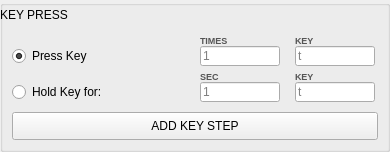
    <widget class="QGroupBox" name="advancedKeyGroup">
      <property name="geometry">
       <rect>
        <x>410</x>
        <y>668</y>
        <width>390</width>
        <height>152</height>
       </rect>
      </property>
      <property name="visible">
       <bool>false</bool>
      </property>
      <property name="title">
       <string/>
      </property>
      <widget class="QLabel" name="keyHeaderLabel">
       <property name="geometry">
        <rect>
         <x>0</x>
         <y>0</y>
         <width>390</width>
         <height>30</height>
        </rect>
       </property>
       <property name="text">
        <string>KEY PRESS</string>
       </property>
      </widget>
      <!-- Press Key row -->
      <widget class="QRadioButton" name="advKeyPressRadio">
       <property name="geometry">
        <rect>
         <x>12</x>
         <y>46</y>
         <width>90</width>
         <height>20</height>
        </rect>
       </property>
       <property name="text">
        <string>Press Key</string>
       </property>
       <property name="checked">
        <bool>true</bool>
       </property>
      </widget>
      <widget class="QLabel" name="advKeyTimesLabel">
       <property name="geometry">
        <rect>
         <x>200</x>
         <y>34</y>
         <width>40</width>
         <height>12</height>
        </rect>
       </property>
       <property name="styleSheet">
        <string notr="true">color: #555555; font-family: "Inter", sans-serif; font-size: 9px; font-weight: 700; letter-spacing: 1; background-color: transparent;</string>
       </property>
       <property name="text">
        <string>TIMES</string>
       </property>
      </widget>
      <widget class="QLineEdit" name="advKeyTimesInput">
       <property name="geometry">
        <rect>
         <x>200</x>
         <y>46</y>
         <width>80</width>
         <height>20</height>
        </rect>
       </property>
       <property name="placeholderText">
        <string>1</string>
       </property>
      </widget>
      <widget class="QLabel" name="advKeyPressKeyLabel">
       <property name="geometry">
        <rect>
         <x>295</x>
         <y>34</y>
         <width>28</width>
         <height>12</height>
        </rect>
       </property>
       <property name="styleSheet">
        <string notr="true">color: #555555; font-family: "Inter", sans-serif; font-size: 9px; font-weight: 700; letter-spacing: 1; background-color: transparent;</string>
       </property>
       <property name="text">
        <string>KEY</string>
       </property>
      </widget>
      <widget class="QLineEdit" name="advKeyInput">
       <property name="geometry">
        <rect>
         <x>295</x>
         <y>46</y>
         <width>80</width>
         <height>20</height>
        </rect>
       </property>
       <property name="placeholderText">
        <string>t</string>
       </property>
      </widget>
      <!-- Hold Key row -->
      <widget class="QRadioButton" name="advKeyHoldRadio">
       <property name="geometry">
        <rect>
         <x>12</x>
         <y>82</y>
         <width>100</width>
         <height>20</height>
        </rect>
       </property>
       <property name="text">
        <string>Hold Key for:</string>
       </property>
      </widget>
      <widget class="QLabel" name="advKeyHoldSecLabel">
       <property name="geometry">
        <rect>
         <x>200</x>
         <y>70</y>
         <width>28</width>
         <height>12</height>
        </rect>
       </property>
       <property name="styleSheet">
        <string notr="true">color: #555555; font-family: "Inter", sans-serif; font-size: 9px; font-weight: 700; letter-spacing: 1; background-color: transparent;</string>
       </property>
       <property name="text">
        <string>SEC</string>
       </property>
      </widget>
      <widget class="QLineEdit" name="advKeyHoldInput">
       <property name="geometry">
        <rect>
         <x>200</x>
         <y>82</y>
         <width>80</width>
         <height>20</height>
        </rect>
       </property>
       <property name="placeholderText">
        <string>1</string>
       </property>
      </widget>
      <widget class="QLabel" name="advKeyHoldKeyLabel">
       <property name="geometry">
        <rect>
         <x>295</x>
         <y>70</y>
         <width>28</width>
         <height>12</height>
        </rect>
       </property>
       <property name="styleSheet">
        <string notr="true">color: #555555; font-family: "Inter", sans-serif; font-size: 9px; font-weight: 700; letter-spacing: 1; background-color: transparent;</string>
       </property>
       <property name="text">
        <string>KEY</string>
       </property>
      </widget>
      <widget class="QLineEdit" name="advKeyHoldKeyInput">
       <property name="geometry">
        <rect>
         <x>295</x>
         <y>82</y>
         <width>80</width>
         <height>20</height>
        </rect>
       </property>
       <property name="placeholderText">
        <string>t</string>
       </property>
      </widget>
      <!-- Green button -->
      <widget class="QPushButton" name="addAdvancedKeyButton">
       <property name="geometry">
        <rect>
         <x>12</x>
         <y>112</y>
         <width>366</width>
         <height>28</height>
        </rect>
       </property>
       <property name="text">
        <string>ADD KEY STEP</string>
       </property>
      </widget>
     </widget>
